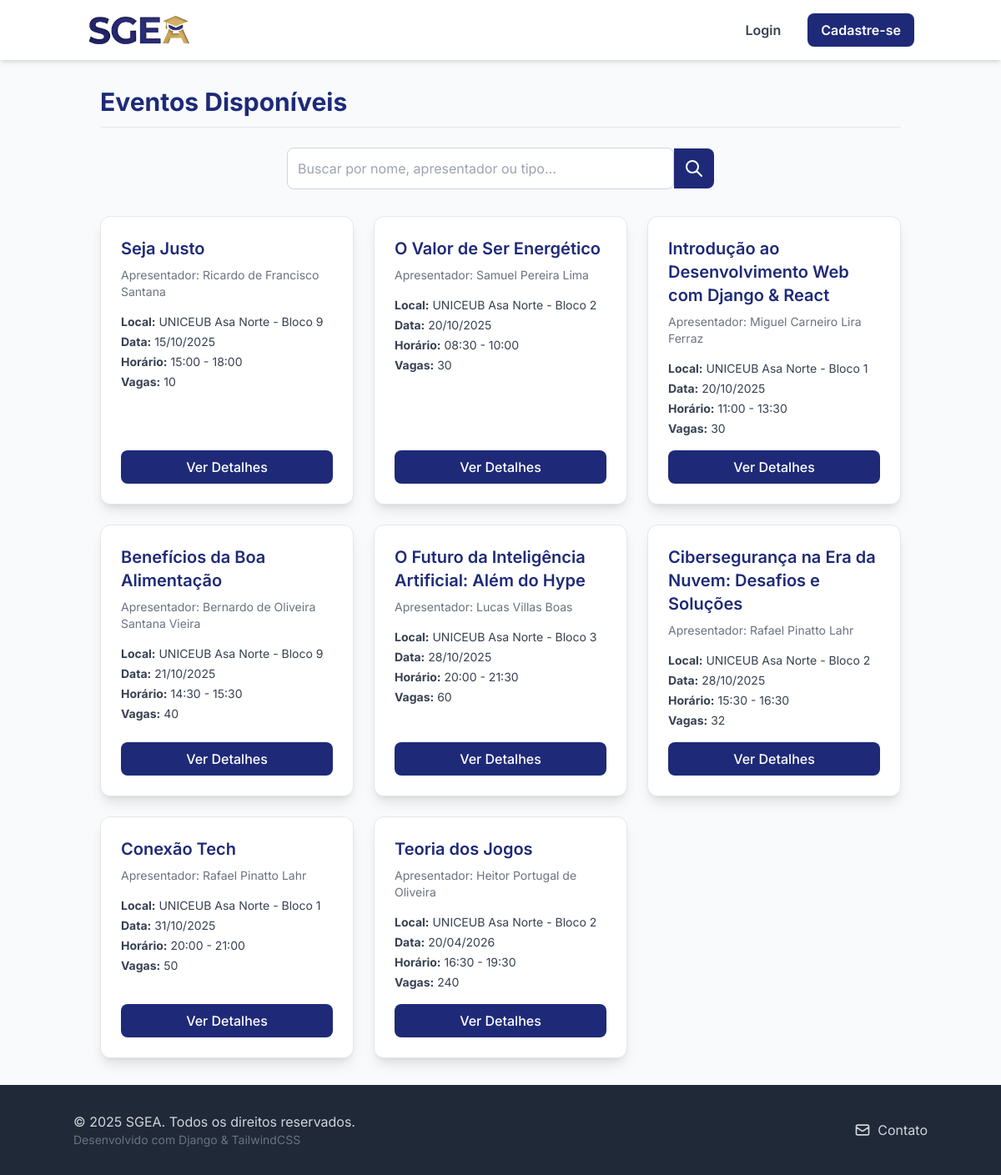
The page /eventos/ on the database its author committed.
### events/models.py (models this page shows, shortened)
class Evento(models.Model):
    TIPO_CHOICES = (
        ('SEMINARIO', 'Seminário'),
        ('PALESTRA', 'Palestra'),
        ('MINICURSO', 'Minicurso'),
        ('SEMANA', 'Semana Acadêmica'),
    )
    nome_evento = models.CharField(max_length=255)
    apresentador = models.CharField(max_length=255)
    tipo_evento = models.CharField(max_length=50, choices=TIPO_CHOICES)
    data = models.DateField()
    horario_inicio = models.TimeField()
    horario_fim = models.TimeField()
    local = models.CharField(max_length=255)
    qtd_participantes = models.IntegerField(default=0)
    organizador_responsavel = models.ForeignKey(
        Usuario,
        on_delete=models.CASCADE,
        limit_choices_to={'perfil': 'ORGANIZADOR'}
    )

### events/views.py (the view)
# urls.py: path('', views.EventListView.as_view(), name='event_list'),
class EventListView(ListView):
    model = Evento
    template_name = 'events/event_list.html'
    context_object_name = 'object_list'
    def get_queryset(self):
        queryset = Evento.objects.all().order_by('data')
        query = self.request.GET.get('q')
        if query:
            queryset = queryset.filter(Q(nome_evento__icontains=query) | Q(apresentador__icontains=query) | Q(tipo_evento__icontains=query)).distinct()
        return queryset

### events/templates/events/event_list.html (shortened to what this page needs)
{% load static %}
<!DOCTYPE html>
<html lang="pt-br">
<head>
    <script src="https://cdn.tailwindcss.com"></script>
    <link rel="stylesheet" href="{% static 'css/base.css' %}">
</head>
<body>
    {% include 'inicio/partials/header.html' %}
    <main class="container mx-auto p-4 sm:p-6 md:p-8">
        <div class="flex justify-between items-center mb-6 border-b pb-3">
            <h2 class="text-3xl font-bold" style="color: var(--sgea-blue);">Eventos Disponíveis</h2>
        </div>
        <div class="mb-8">
            <form method="get" action="" class="flex items-center w-full max-w-lg mx-auto">
                <input type="text" name="q" value="{{ request.GET.q }}" placeholder="Buscar por nome, apresentador ou tipo...">
                <button type="submit" class="p-3 text-white rounded-r-lg" style="background-color: var(--sgea-blue);" onmouseover="this.style.backgroundColor='#1a256a'" onmouseout="this.style.backgroundColor='var(--sgea-blue)'">
                    <svg class="w-6 h-6" fill="none" stroke="currentColor" viewBox="0 0 24 24" xmlns="http://www.w3.org/2000/svg"><path stroke-linecap="round" stroke-linejoin="round" stroke-width="2" d="M21 21l-6-6m2-5a7 7 0 11-14 0 7 7 0 0114 0z"></path></svg>
                </button>
            </form>
        </div>
        {% if object_list %}
            <div class="grid grid-cols-1 md:grid-cols-2 lg:grid-cols-3 gap-6">
                {% for evento in object_list %}
                    <div class="bg-white p-6 rounded-xl shadow-lg hover:shadow-xl transition duration-300 border border-gray-200 flex flex-col">
                        <h3 class="text-xl font-semibold mb-2" style="color: var(--sgea-blue);">{{ evento.nome_evento }}</h3>
                        <p class="text-gray-500 text-sm mb-4">Apresentador: {{ evento.apresentador }}</p>
                        <div class="space-y-1 text-sm text-gray-700 flex-grow">
                            <p><strong>Local:</strong> {{ evento.local }}</p>
                            <p><strong>Data:</strong> {{ evento.data|date:"d/m/Y" }}</p>
                            <p><strong>Horário:</strong> {{ evento.horario_inicio|time:"H:i" }} - {{ evento.horario_fim|time:"H:i" }}</p>
                            <p><strong>Vagas:</strong> {{ evento.qtd_participantes }}</p>
                        </div>
                        <div class="mt-4">
                            <a href="{% url 'events:event_detail' pk=evento.pk %}" class="w-full inline-block text-center text-white font-medium py-2 rounded-lg transition duration-200" style="background-color: var(--sgea-blue);" onmouseover="this.style.backgroundColor='#1a256a'" onmouseout="this.style.backgroundColor='var(--sgea-blue)'">Ver Detalhes</a>
                        </div>
                    </div>
                {% endfor %}
            </div>
        {% endif %}
    </main>
    {% include 'inicio/partials/footer.html' %}
</body>
</html>

### sgea_core/static/css/base.css (style rules this page uses)
:root { --sgea-blue: #1E2A78; --sgea-gold: #E4B74C; --sgea-light-gray: #f8fafc; }
html { height: 100%; }
body { display: flex; flex-direction: column; min-height: 100%; font-family: 'Inter', sans-serif; margin: 0; padding: 0; box-sizing: border-box; -webkit-font-smoothing: antialiased; background-color: var(--sgea-light-gray); }
main { flex-grow: 1; }
h1, h2, h3, .text-primary { color: var(--sgea-blue); }
a { color: var(--sgea-blue); transition: color 0.2s; }
input[type="text"], input[type="password"], input[type="email"], input[type="number"], input[type="date"], input[type="time"], select { width: 100%; padding: 0.75rem; border: 1px solid #d1d5db; border-radius: 0.5rem; outline: none; transition: box-shadow 0.2s; }

### rows shown on the page
Evento: nome_evento "Seja Justo", apresentador "Ricardo de Francisco Santana", local "UNICEUB Asa Norte - Bloco 9", data "15/10/2025", horario_inicio "15:00", horario_fim "18:00", qtd_participantes "10"
Evento: nome_evento "O Valor de Ser Energético", apresentador "Samuel Pereira Lima", local "UNICEUB Asa Norte - Bloco 2", data "20/10/2025", horario_inicio "08:30", horario_fim "10:00", qtd_participantes "30"
Evento: nome_evento "Introdução ao Desenvolvimento Web com Django & React", apresentador "Miguel Carneiro Lira Ferraz", local "UNICEUB Asa Norte - Bloco 1", data "20/10/2025", horario_inicio "11:00", horario_fim "13:30", qtd_participantes "30"
Evento: nome_evento "Benefícios da Boa Alimentação", apresentador "Bernardo de Oliveira Santana Vieira", local "UNICEUB Asa Norte - Bloco 9", data "21/10/2025", horario_inicio "14:30", horario_fim "15:30", qtd_participantes "40"
Evento: nome_evento "O Futuro da Inteligência Artificial: Além do Hype", apresentador "Lucas Villas Boas", local "UNICEUB Asa Norte - Bloco 3", data "28/10/2025", horario_inicio "20:00", horario_fim "21:30", qtd_participantes "60"
Evento: nome_evento "Cibersegurança na Era da Nuvem: Desafios e Soluções", apresentador "Rafael Pinatto Lahr", local "UNICEUB Asa Norte - Bloco 2", data "28/10/2025", horario_inicio "15:30", horario_fim "16:30", qtd_participantes "32"
Evento: nome_evento "Conexão Tech", apresentador "Rafael Pinatto Lahr", local "UNICEUB Asa Norte - Bloco 1", data "31/10/2025", horario_inicio "20:00", horario_fim "21:00", qtd_participantes "50"
Evento: nome_evento "Teoria dos Jogos", apresentador "Heitor Portugal de Oliveira", local "UNICEUB Asa Norte - Bloco 2", data "20/04/2026", horario_inicio "16:30", horario_fim "19:30", qtd_participantes "240"
